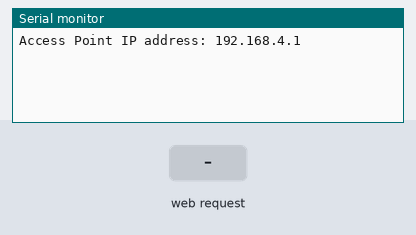
The sketch below on a simulated ESP8266 (NodeMCU). Shown: the last lines printed to the serial monitor. The test bench sets the inputs (shaded band). EEPROM starts erased.

Above: at 1.2 s.
1.3 s: HTTP request GET /login received
At 2.5 s:
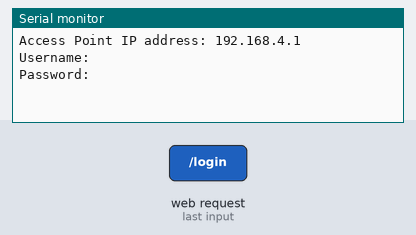
2.8 s: HTTP request GET /login?username=1 received
At 3.7 s:
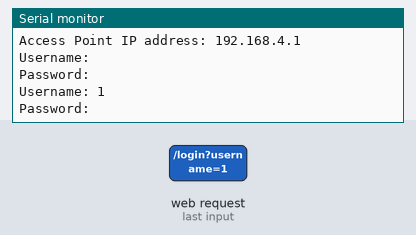

The sketch:

esp_ap_mode.ino
```cpp
#include <ESP8266WiFi.h>
#include <ESP8266WebServer.h>
#include <EEPROM.h>

// Set the credentials for your access point
const char* ssid = "ig: thank_toanf";
const char* password = "12345678";

// Create an instance of the web server
ESP8266WebServer server(80);

// HTML login page
const char* htmlPage = "<html><body>"
                       "<h1>Login</h1>"
                       "<form action='/login' method='POST'>"
                       "<label for='username'>Username:</label>"
                       "<input type='text' id='username' name='username'><br><br>"
                       "<label for='password'>Password:</label>"
                       "<input type='password' id='password' name='password'><br><br>"
                       "<input type='submit' value='Submit'>"
                       "</form>"
                       "</body></html>";

// EEPROM addresses for username and password
int usernameAddr = 0;
int passwordAddr = 50;

// Timer variables
unsigned long previousMillis = 0;
const unsigned long interval = 5000;  // 1 second interval

void setup() {
  // Start serial communication
  Serial.begin(115200);

  // Connect to the access point
  WiFi.mode(WIFI_AP);
  WiFi.softAP(ssid, password);

  // Print the IP address of the access point
  Serial.print("Access Point IP address: ");
  Serial.println(WiFi.softAPIP());

  // Initialize EEPROM
  EEPROM.begin(512);

  // Read username and password from EEPROM
  String savedUsername = "";
  String savedPassword = "";
  for (int i = 0; i < 50; ++i) {
    savedUsername += char(EEPROM.read(usernameAddr + i));
    savedPassword += char(EEPROM.read(passwordAddr + i));
  }

  // Handle root URL request
  server.on("/", []() {
    server.send(200, "text/html", htmlPage);
  });

  // Handle login form submission
  server.on("/login", []() {
    String username = server.arg("username");
    String password = server.arg("password");

    // Save the username and password in EEPROM
    for (int i = 0; i < username.length(); ++i) {
      EEPROM.write(usernameAddr + i, username[i]);
    }
    for (int i = 0; i < password.length(); ++i) {
      EEPROM.write(passwordAddr + i, password[i]);
    }
    EEPROM.commit();

    // Perform your login verification here
    // For demonstration purposes, let's just print the entered credentials
    Serial.print("Username: ");
    Serial.println(username);
    Serial.print("Password: ");
    Serial.println(password);

    // Redirect to a success page
    server.sendHeader("Location", "/success");
    server.send(302, "text/plain", "");
  });

  // Handle success page
  server.on("/success", []() {
    server.send(200, "text/html", "<h1>Login Successful!</h1>");
  });

  // Start the server
  server.begin();
}

void loop() {
  // Handle client requests
  server.handleClient();

  // Check if it's time to print EEPROM contents
  unsigned long currentMillis = millis();
  if (currentMillis - previousMillis >= interval) {
    previousMillis = currentMillis;

    // Print the EEPROM contents
    Serial.println("EEPROM Contents:");
    for (int i = 0; i < 50; ++i) {
      Serial.print(char(EEPROM.read(usernameAddr + i)));
    }
    Serial.println();
    for (int i = 0; i < 50; ++i) {
      Serial.print(char(EEPROM.read(passwordAddr + i)));
    }
    Serial.println("EEPROM raw:");
    for (int i = 0; i < 200; ++i)
    {
      Serial.println((EEPROM.read(usernameAddr + i)));
    }
    Serial.println();
  }
}
```

Measured:
- after the input at 1.3 s, the serial monitor: prints a new line at once (image 1)
- after the input at 2.8 s, the serial monitor: prints a new line at once (image 2)
